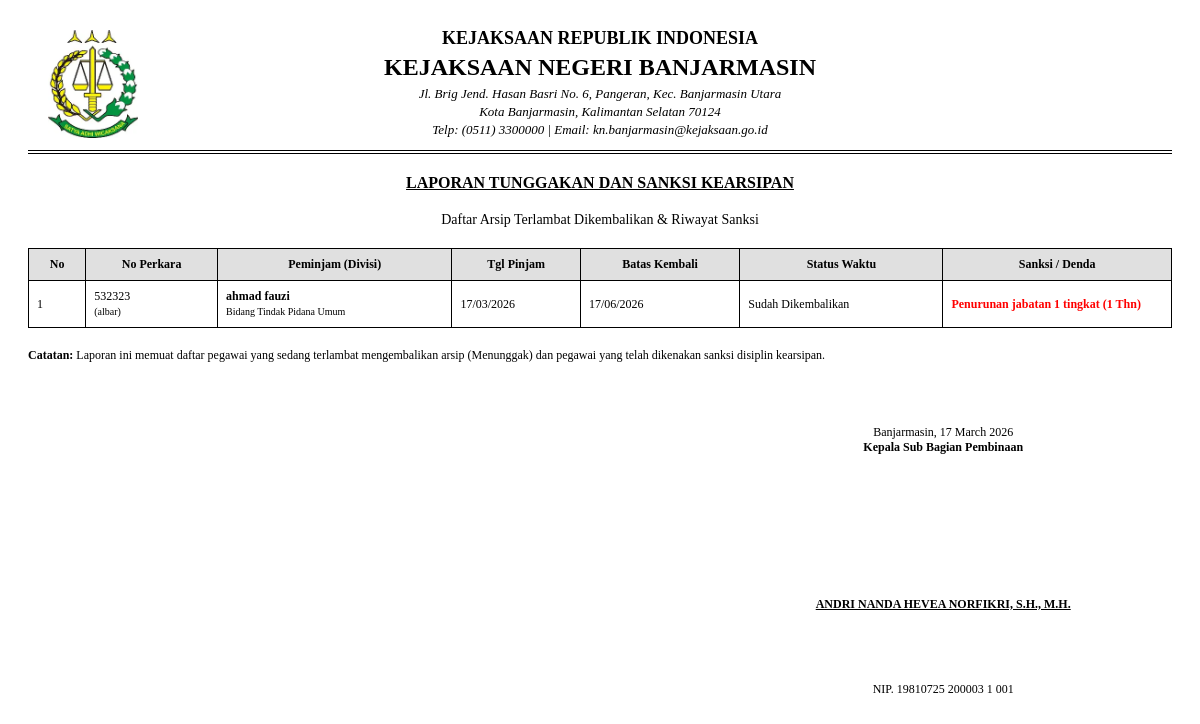
The app's page /SIDARA/admin/laporan/laporan_tunggakan.php with its own data.
### tables this page shows
CREATE TABLE `transaksi_peminjaman` (
  `id_transaksi` int NOT NULL,
  `id_pengguna` int DEFAULT NULL,
  `id_arsip` int DEFAULT NULL,
  `nama_peminjam` varchar(100) NOT NULL,
  `nip_peminjam` varchar(50) DEFAULT NULL,
  `divisi` varchar(100) DEFAULT NULL,
  `tanggal_pinjam` date NOT NULL,
  `batas_kembali` date DEFAULT NULL,
  `tanggal_kembali` date DEFAULT NULL,
  `keterangan` text,
  `sanksi` varchar(255) DEFAULT NULL,
  `status` enum('Menunggu','Dipinjam','Menunggu Kembali','Kembali') DEFAULT 'Menunggu'
);

CREATE TABLE `data_arsip` (
  `id_arsip` int NOT NULL,
  `no_perkara` varchar(100) NOT NULL,
  `nama_terdakwa` varchar(100) NOT NULL,
  `id_kategori` int DEFAULT NULL,
  `id_jaksa` int DEFAULT NULL,
  `id_lokasi` int DEFAULT NULL,
  `tanggal_masuk` date DEFAULT NULL,
  `status` enum('Ada','Dipinjam') DEFAULT 'Ada',
  `file_arsip` varchar(255) DEFAULT NULL
);

### SIDARA/admin/laporan/laporan_tunggakan.php (the view, shortened to what this page needs)
<?php
include '../../config/koneksi.php';
include 'header_laporan.php';
$tgl_sekarang = date('Y-m-d');
?>
<div class="judul-laporan">LAPORAN TUNGGAKAN DAN SANKSI KEARSIPAN</div>
<div style="text-align:center; margin-bottom: 20px; font-size: 14px;">
    Daftar Arsip Terlambat Dikembalikan & Riwayat Sanksi
</div>
<table class="table-laporan">
    <thead>
        <tr>
            <th width="5%">No</th>
            <th>No Perkara</th>
            <th>Peminjam (Divisi)</th>
            <th>Tgl Pinjam</th>
            <th>Batas Kembali</th>
            <th>Status Waktu</th>
            <th width="20%">Sanksi / Denda</th>
        </tr>
    </thead>
    <tbody>
        <?php
        $no = 1;
        $query = "SELECT *, transaksi_peminjaman.status AS status_pinjam
                  FROM transaksi_peminjaman
                  JOIN data_arsip ON transaksi_peminjaman.id_arsip = data_arsip.id_arsip
                  WHERE (transaksi_peminjaman.status = 'Dipinjam' AND transaksi_peminjaman.batas_kembali < '$tgl_sekarang')
                  OR (transaksi_peminjaman.sanksi IS NOT NULL AND transaksi_peminjaman.sanksi != '-')
                  ORDER BY transaksi_peminjaman.batas_kembali ASC";
        $sql = mysqli_query($conn, $query);
        $cek = mysqli_num_rows($sql);
        if ($cek > 0) {
            while ($d = mysqli_fetch_assoc($sql)) {
                $tgl_pinjam = date('d/m/Y', strtotime($d['tanggal_pinjam']));
                $tgl_batas = date('d/m/Y', strtotime($d['batas_kembali']));
                if($d['status_pinjam'] == 'Dipinjam') {
                    $start = new DateTime($d['batas_kembali']);
                    $end = new DateTime($tgl_sekarang);
                    $diff = $start->diff($end);
                    $telat = $diff->days;
                    $status_waktu = "<span style='color:red; font-weight:bold;'>SEDANG MENUNGGAK ($telat Hari)</span>";
                    $sanksi_text = "<i>(Menunggu Pengembalian)</i>";
                } else {
                    $status_waktu = "<span style='color:black;'>Sudah Dikembalikan</span>";
                    $sanksi_text = "<span style='color:red; font-weight:bold;'>". $d['sanksi'] ."</span>";
                }
        ?>
        <tr>
            <td align="center"><?= $no++; ?></td>
            <td>
                <?= $d['no_perkara']; ?><br>
                <small>(<?= $d['nama_terdakwa']; ?>)</small>
            </td>
            <td>
                <b><?= $d['nama_peminjam']; ?></b><br>
                <span style="font-size:10px;"><?= $d['divisi']; ?></span>
            </td>
            <td align="center"><?= $tgl_pinjam; ?></td>
            <td align="center"><?= $tgl_batas; ?></td>
            <td align="center"><?= $status_waktu; ?></td>
            <td align="center"><?= $sanksi_text; ?></td>
        </tr>
        <?php
            }
        } else {
            echo "<tr><td colspan='7' align='center'>Tidak ada data tunggakan atau sanksi saat ini.</td></tr>";
        }
        ?>
    </tbody>
</table>
<div style="margin-top: 20px; font-size: 12px;">
    <b>Catatan:</b> Laporan ini memuat daftar pegawai yang sedang terlambat mengembalikan arsip (Menunggak) dan pegawai yang telah dikenakan sanksi disiplin kearsipan.
</div>
<div class="ttd-box" style="float: right; text-align: center; width: 40%; margin-top: 50px; font-size: 12px;">
    <p>Banjarmasin, <?= date('d F Y'); ?><br>
    <b>Kepala Sub Bagian Pembinaan</b></p>
    <br><br><br><br>
    <p style="text-decoration: underline; font-weight: bold;">ANDRI NANDA HEVEA NORFIKRI, S.H., M.H.</p>
    <p>NIP. 19810725 200003 1 001</p>
</div>
</body>
</html>

### SIDARA/admin/laporan/header_laporan.php (style rules this page uses)
body { font-family: "Times New Roman", Times, serif; padding: 20px; }
table { width: 100%; border-collapse: collapse; margin-top: 20px; }
th, td { border: 1px solid #000; padding: 8px; font-size: 12px; text-align: left; }
th { background-color: #e0e0e0; text-align: center; }
.judul-laporan { text-align: center; margin-bottom: 20px; text-transform: uppercase; text-decoration: underline; font-weight: bold; }
.ttd-box { float: right; margin-top: 50px; text-align: center; width: 250px; }
.ttd-box p { margin-bottom: 70px; }

### records on screen
transaksi_peminjaman: id_arsip.no_perkara "532323", id_arsip.nama_terdakwa "albar", nama_peminjam "ahmad fauzi", divisi "Bidang Tindak Pidana Umum", tanggal_pinjam "17/03/2026", batas_kembali "17/06/2026", status "Sudah Dikembalikan", sanksi "Penurunan jabatan 1 tingkat (1 Thn)"
